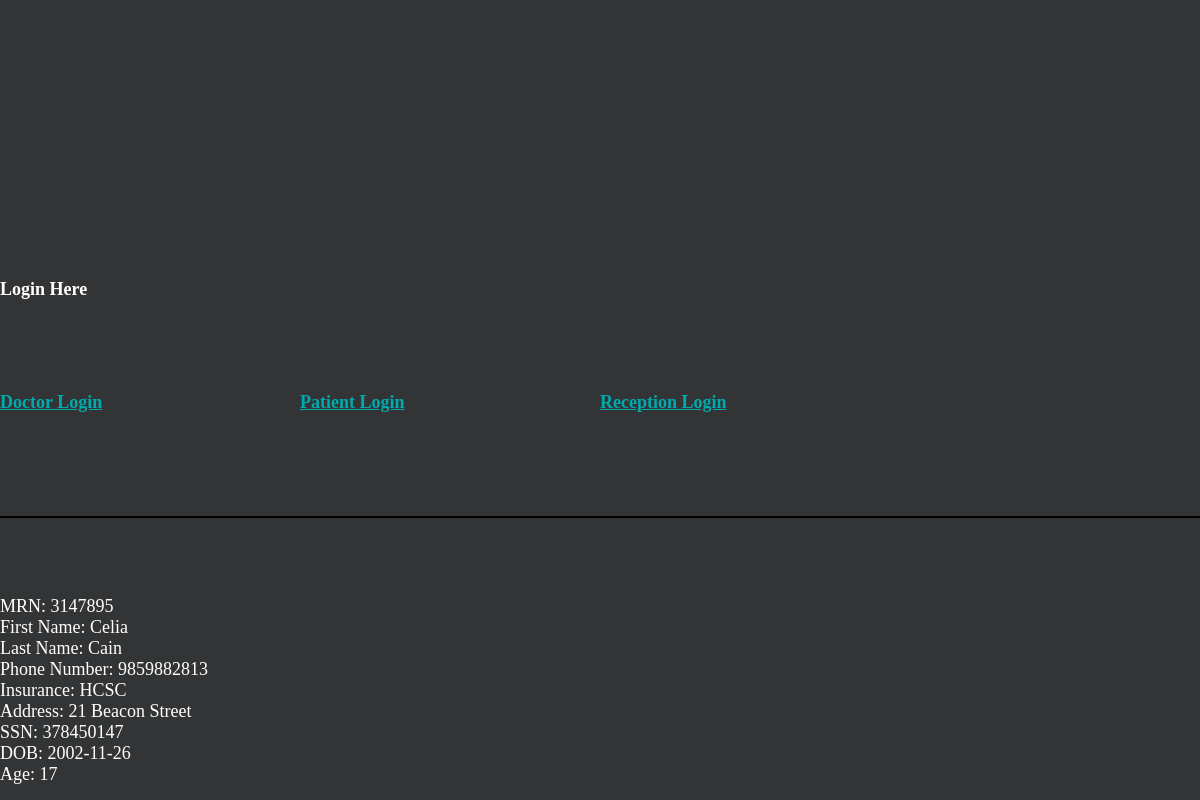
The page /patient/patient_data.php?MRN=3147895 on the database its author committed.
### tables this page shows
CREATE TABLE `patient` (
  `pMRN` int(11) NOT NULL,
  `pPhone` char(10) NOT NULL,
  `pInsure` varchar(35) NOT NULL,
  `pAddress` varchar(35) NOT NULL,
  `pLName` varchar(15) NOT NULL,
  `pFName` varchar(15) NOT NULL,
  `pSSN` varchar(9) NOT NULL,
  `pDOB` date NOT NULL,
  `pAge` char(3) NOT NULL,
  `procID` varchar(20) NOT NULL,
  `drID` varchar(20) NOT NULL,
  PRIMARY KEY (`pMRN`),
  KEY `procID` (`procID`),
  KEY `drID` (`drID`),
  CONSTRAINT `patient_ibfk_1` FOREIGN KEY (`procID`) REFERENCES `proc` (`procID`),
  CONSTRAINT `patient_ibfk_2` FOREIGN KEY (`drID`) REFERENCES `doctor` (`drID`)
);

### patient/patient_data.php (the view, shortened to what this page needs)
<?php
  include "../templates/header.php";
  require_once "../config.php";
  if (isset($_GET["MRN"])){
    $MRN = $_GET["MRN"];
  }
  $query = "SELECT * from patient where pMRN = '$MRN'";
  $responce = mysqli_query($dbc, $query);
  if ($responce){
    while($row = mysqli_fetch_array($responce)) {
      echo "MRN: " . $row['pMRN'] . "<br>";
      echo "First Name: " . $row['pFName'] . "<br>";
      echo "Last Name: " . $row['pLName'] . "<br>";
      echo "Phone Number: " . $row['pPhone'] . "<br>";
      echo "Insurance: " . $row['pInsure'] . "<br>";
      echo "Address: " . $row['pAddress'] . "<br>";
      echo "SSN: " . $row['pSSN'] . "<br>";
      echo "DOB: " . $row['pDOB'] . "<br>";
      echo "Age: " . $row['pAge'] . "<br>";
  }
  }
  else{
    echo "Error with database";
    echo mysqli_connect_error($dbc);
  }
  echo '</div>';
 ?>

### style.css (style rules this page uses)
* { margin: 0; padding: 0; display: grid; font-size: large; }

### rows shown on the page
patient: pMRN "3147895", pFName "Celia", pLName "Cain", pPhone "9859882813", pInsure "HCSC", pAddress "21 Beacon Street", pSSN "378450147", pDOB "2002-11-26", pAge "17"
